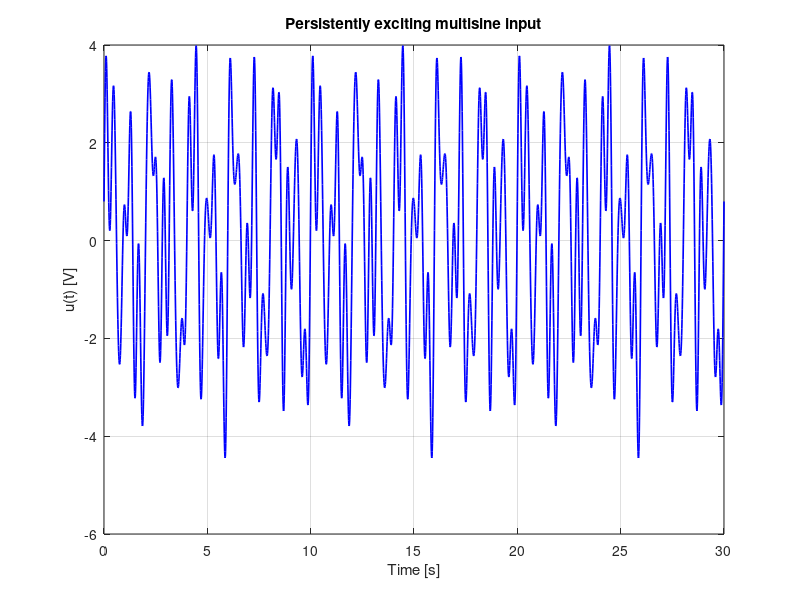
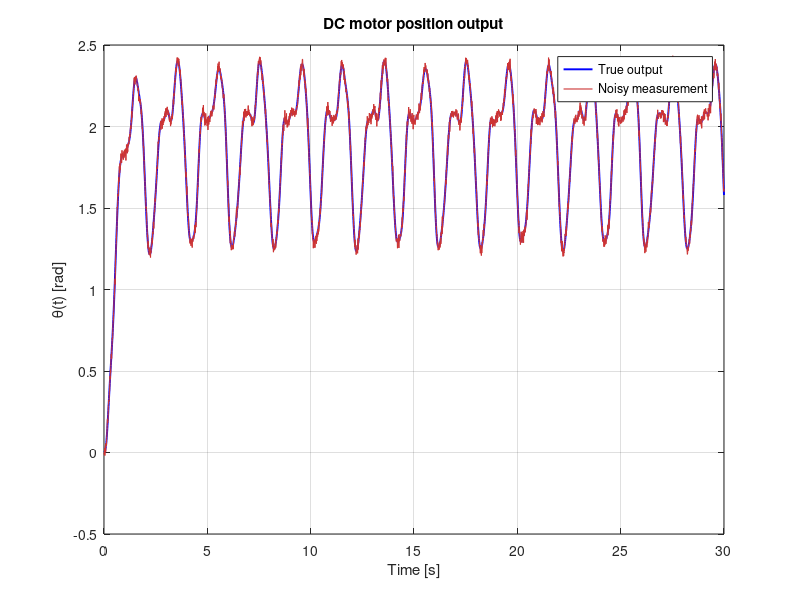
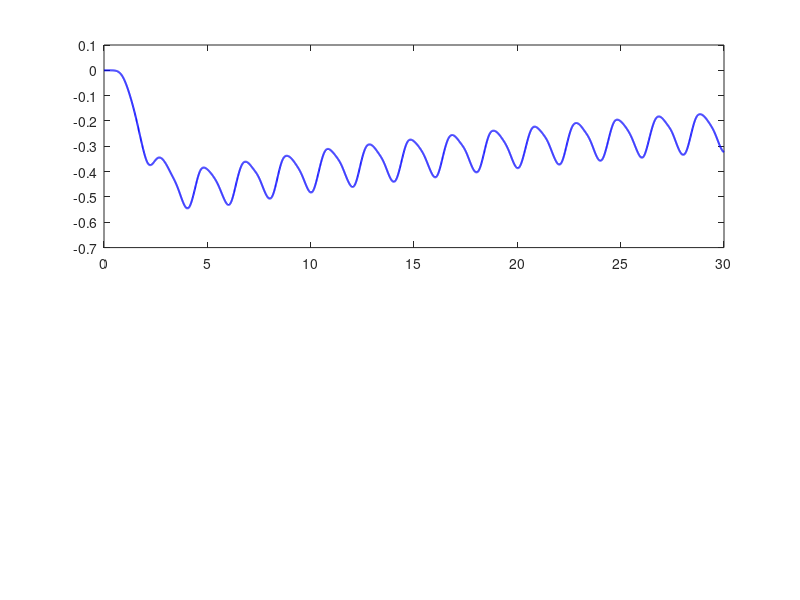

MATLAB code to generate these figures, in order: (Note: this script raises an error after producing the figures.)
% =========================================================
% EX2 - Online adaptive estimation: DC motor in position
% System: J*ddot_theta + b*dot_theta = K_m * u
% Rewritten as: ddot_y + a1*dot_y = a2*u
% True parameters: a1 = b/J = 2.0, a2 = Km/J = 5.0
% =========================================================
clear; clc; close all;

%% --- Physical parameters (true values) ---
J   = 0.1;    % inertia [kg.m^2]
b   = 0.2;    % viscous friction [N.m.s/rad]
Km  = 0.5;    % motor gain [N.m/V]

a1_true = b/J;   % = 2.0
a2_true = Km/J;  % = 5.0

%% --- Simulation parameters ---
Ts  = 0.01;          % sampling period [s]
T   = 30;            % total duration [s]
t   = (0:Ts:T)';
N   = length(t);

%% --- Persistently exciting input: multisine ---
% Contains 5 frequencies => sufficiently rich for 2 parameters
u = 2*sin(2*pi*1.0*t) + 1.5*sin(2*pi*2.5*t) + ...
    1.0*sin(2*pi*0.5*t) + 0.8*cos(2*pi*1.8*t) + ...
    0.5*sin(2*pi*3.2*t);

%% --- Generate true system output (2nd order) via ODE ---
% State: x = [theta; dot_theta]
% x_dot = [dot_theta; -a1*dot_theta + a2*u]
A_sys = [0, 1; 0, -a1_true];
B_sys = [0; a2_true];
C_sys = [1, 0];
sys_c = ss(A_sys, B_sys, C_sys, 0);
sys_d = c2d(sys_c, Ts, 'zoh');

x    = zeros(2, N);  % [theta; dot_theta]
y    = zeros(N, 1);  % position output (noisy)
y_true = zeros(N, 1);

noise_level = 0.02;
rng(42);
noise = noise_level * randn(N, 1);

for k = 2:N
    x(:,k)   = sys_d.A * x(:,k-1) + sys_d.B * u(k-1);
    y_true(k) = C_sys * x(:,k);
end
y = y_true + noise;

%% --- Build regressor using auxiliary filters ---
% Lambda(s) = s^2 + lambda1*s + lambda0 (stable)
lambda0 = 4.0;
lambda1 = 4.0;   % poles at s = -2 (double)

% Realise filters via state-space: omega_dot = A_lam*omega + b*signal
A_lam = [0, 1; -lambda0, -lambda1];
b_lam = [0; 1];

% Two auxiliary filters: driven by u and by y
omega_u = zeros(2, N);   % filter of u
omega_y = zeros(2, N);   % filter of y

for k = 2:N
    omega_u(:,k) = omega_u(:,k-1) + Ts*(A_lam*omega_u(:,k-1) + b_lam*u(k-1));
    omega_y(:,k) = omega_y(:,k-1) + Ts*(A_lam*omega_y(:,k-1) + b_lam*y(k-1));
end

% Regressor phi = [phi1; phi2] where:
% phi1 = filtered(-dot_y) ~ -(s/Lambda)*y  => -omega_y(2,:)  [second state]
% phi2 = filtered(u)      ~ (1/Lambda)*u   =>  omega_u(1,:)  [first state]
% Output equation: (1/Lambda)*ddot_y = phi^T * theta
% Measured output: z = (1/Lambda)*y
phi   = zeros(2, N);
phi(1,:) = -omega_y(2,:);      % regressor for a1 (friction term)
phi(2,:) =  omega_u(1,:);      % regressor for a2 (input term)
z_meas   =  omega_y(1,:)';     % filtered output (left-hand side)

%% --- Gradient adaptation law ---
Gamma = 5 * eye(2);             % adaptation gain matrix
theta_hat = zeros(2, N);        % initial estimate = 0
e_sig     = zeros(N, 1);        % estimation error

for k = 2:N
    phi_k   = phi(:,k);
    e_sig(k) = phi_k' * theta_hat(:,k-1) - z_meas(k);
    theta_hat(:,k) = theta_hat(:,k-1) - Ts * Gamma * phi_k * e_sig(k);
end

a1_hat = theta_hat(1,:);
a2_hat = theta_hat(2,:);

%% --- Reconstructed output using estimated parameters ---
a1_fin  = a1_hat(end);
a2_fin  = a2_hat(end);
A_est   = [0, 1; 0, -a1_fin];
B_est   = [0; a2_fin];
sys_est = ss(A_est, B_est, C_sys, 0);
sys_est_d = c2d(sys_est, Ts, 'zoh');

x_est = zeros(2, N);
y_est = zeros(N, 1);
for k = 2:N
    x_est(:,k) = sys_est_d.A * x_est(:,k-1) + sys_est_d.B * u(k-1);
    y_est(k)   = C_sys * x_est(:,k);
end

R2 = 1 - sum((y - y_est).^2) / sum((y - mean(y)).^2);
fprintf('Final estimates:  a1_hat = %.4f (true: %.1f),  a2_hat = %.4f (true: %.1f)\n',...
    a1_fin, a1_true, a2_fin, a2_true);
fprintf('R2 on full record = %.5f\n', R2);

%% --- Figure 1: Input signal ---
figure('Name','EX2 - Input signal');
plot(t, u, 'b', 'LineWidth', 1.2);
grid on; xlabel('Time [s]'); ylabel('u(t) [V]');
title('Persistently exciting multisine input');

%% --- Figure 2: System output (measured vs true) ---
figure('Name','EX2 - Output');
plot(t, y_true, 'b', 'LineWidth', 1.4); hold on;
plot(t, y,      'r', 'LineWidth', 0.8, 'Color', [0.8 0.2 0.2]);
grid on; xlabel('Time [s]'); ylabel('\theta(t) [rad]');
legend('True output','Noisy measurement','Location','best');
title('DC motor position output');

%% --- Figure 3: Parameter convergence ---
figure('Name','EX2 - Parameter convergence');
subplot(2,1,1);
plot(t, a1_hat, 'b', 'LineWidth', 1.4); hold on;
yline(a1_true, 'r--', 'LineWidth', 1.5);
grid on; ylabel('\hat{a}_1(t)');
legend('Estimate','True value','Location','best');
title('Convergence of parameter estimates');

subplot(2,1,2);
plot(t, a2_hat, 'b', 'LineWidth', 1.4); hold on;
yline(a2_true, 'r--', 'LineWidth', 1.5);
grid on; xlabel('Time [s]'); ylabel('\hat{a}_2(t)');
legend('Estimate','True value','Location','best');

%% --- Figure 4: Estimation error e(t) ---
figure('Name','EX2 - Estimation error');
plot(t, e_sig, 'b', 'LineWidth', 1.2);
grid on; xlabel('Time [s]'); ylabel('e(t)');
title('Output estimation error e(t) = \phi^\top\hat\theta - z');

%% --- Figure 5: Output reconstruction ---
figure('Name','EX2 - Output reconstruction');
plot(t, y,     'r', 'LineWidth', 0.8, 'Color', [0.8 0.2 0.2]); hold on;
plot(t, y_est, 'b--', 'LineWidth', 1.5);
grid on; xlabel('Time [s]'); ylabel('\theta(t) [rad]');
legend('Noisy measurement','Reconstructed output (\hat\theta_{final})','Location','best');
title(sprintf('Output reconstruction  (R^2 = %.4f)', R2));

%% --- Figure 6: Poor excitation comparison (constant input) ---
u_poor = 2 * ones(N, 1);

omega_u2 = zeros(2,N);
omega_y2 = zeros(2,N);
for k = 2:N
    omega_u2(:,k) = omega_u2(:,k-1) + Ts*(A_lam*omega_u2(:,k-1) + b_lam*u_poor(k-1));
    omega_y2(:,k) = omega_y2(:,k-1) + Ts*(A_lam*omega_y2(:,k-1) + b_lam*y(k-1));
end
phi2      = zeros(2,N);
phi2(1,:) = -omega_y2(2,:);
phi2(2,:) =  omega_u2(1,:);
z2        =  omega_y2(1,:)';

theta_hat2 = zeros(2,N);
for k = 2:N
    phi_k2         = phi2(:,k);
    e2             = phi_k2' * theta_hat2(:,k-1) - z2(k);
    theta_hat2(:,k)= theta_hat2(:,k-1) - Ts * Gamma * phi_k2 * e2;
end

figure('Name','EX2 - PE comparison');
subplot(2,1,1);
plot(t, a1_hat,        'b',  'LineWidth', 1.4); hold on;
plot(t, theta_hat2(1,:),'r--','LineWidth', 1.4);
yline(a1_true, 'k:', 'LineWidth', 1.2);
grid on; ylabel('\hat{a}_1(t)');
legend('Multisine (PE)','Constant input (non-PE)','True value','Location','best');
title('Effect of excitation richness on convergence');

subplot(2,1,2);
plot(t, a2_hat,        'b',  'LineWidth', 1.4); hold on;
plot(t, theta_hat2(2,:),'r--','LineWidth', 1.4);
yline(a2_true, 'k:', 'LineWidth', 1.2);
grid on; xlabel('Time [s]'); ylabel('\hat{a}_2(t)');
legend('Multisine (PE)','Constant input (non-PE)','True value','Location','best');
